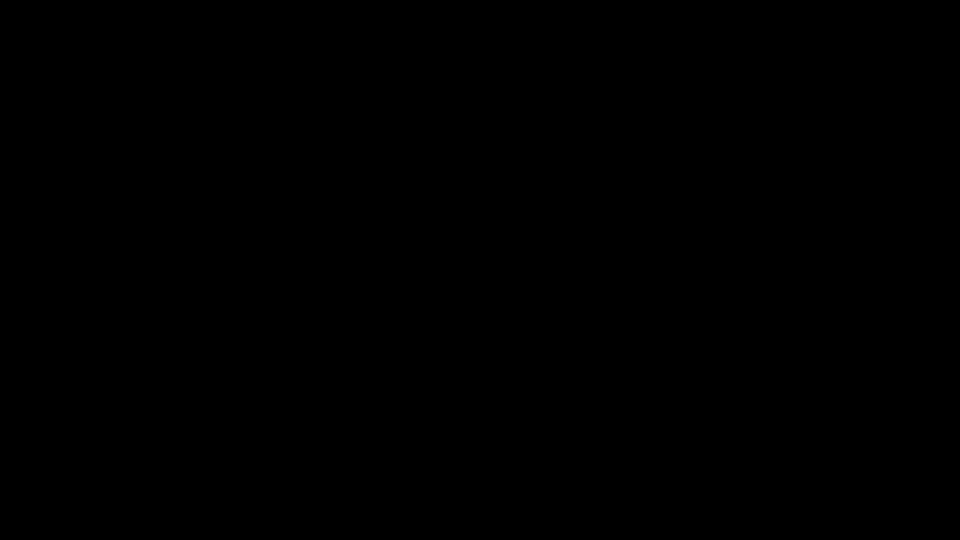
Frame 1 (no input)
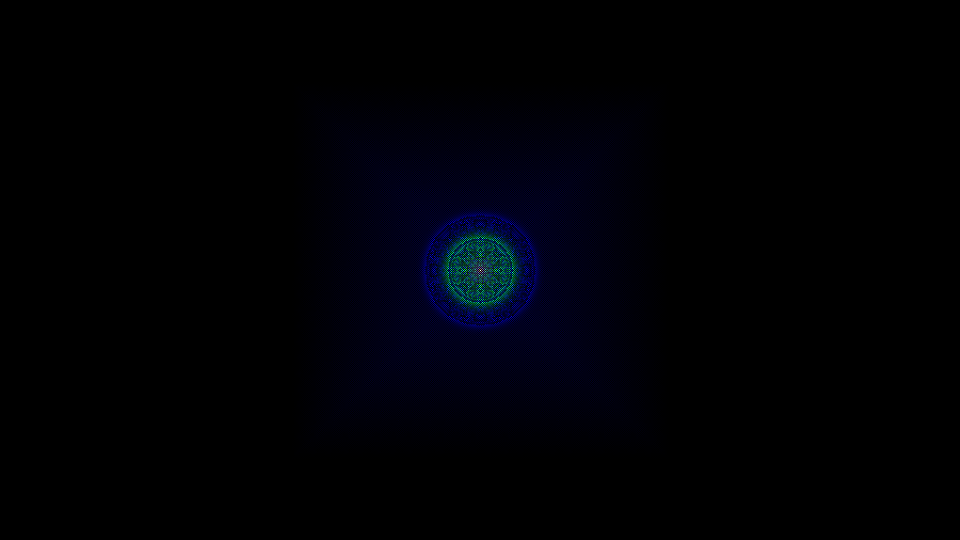
Frame 60 (the mouse pressed at the canvas centre just before this capture)
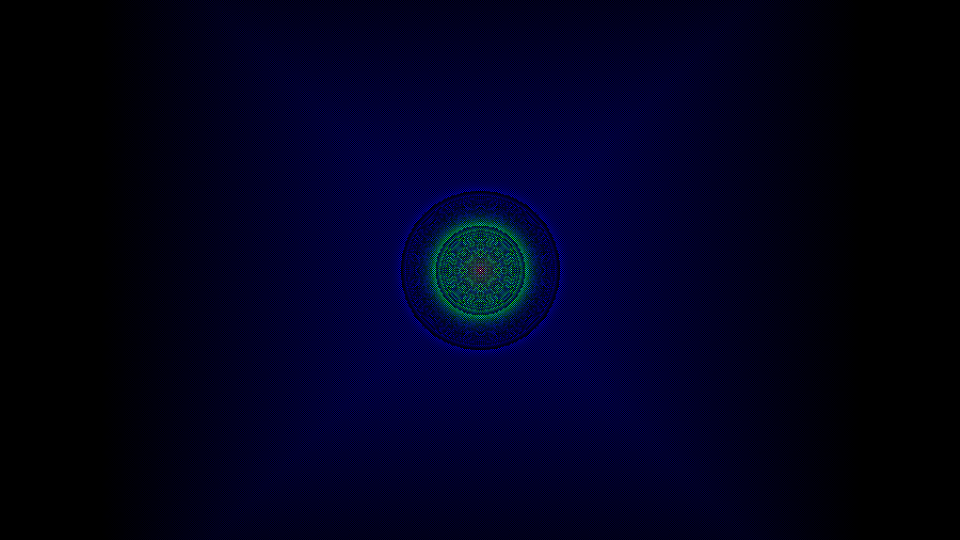
Frame 120 (the mouse held since frame 60 and released just before this capture)

The Processing sketch that drew these frames (run headless with seeded random() and noise(); from frame 60 on, the mouse is pressed at the canvas centre):

// Processing sketch: averagingGridSingle
// ── averagingGridSingle.pde
//300 #000000 #FFFFFF constants
//500 #000000 #FFFFFF constants
//300 #000000 #FFFFFF constants (it < 500)
//300 


int[][] pix = new int[900][(int)(900.0*(540.0/960.0))];
int[][] constants = new int[1][2];
int START_COL = #000000;
int CONST_COL = #FFFFFF;

void setup(){
  size(960, 540);
  background(0);
  noStroke(); 
  

  for(int i = 0; i < pix.length; i++){
    for(int j = 0; j < pix[0].length; j++){
      pix[i][j] = START_COL;
    }
  }
  
  for(int i = 0; i < constants.length; i++){
    constants[i][0] = (int)(pix.length/2.0);
    constants[i][1] = (int)(pix[0].length/2.0);
  }
}
int it = 0;
void draw(){
  
  DrawGrid(pix);
  
  for(int i = 0; i < 3; i++){
    pix = averageGrid(pix);
    if(it < 1000){
      pix = addConstants(pix, constants);
    }
    it++;
  }
  
  println(it);
  println(frameRate);
}

int[][] addConstants(int[][] grid, int[][] consts){
  for(int i = 0; i < consts.length; i++){
    grid[consts[i][0]][consts[i][1]] = CONST_COL;
  }
  return grid;
}

void DrawGrid(int[][] squares){
  float wdim = width / (float)squares.length;
  float hdim = height / (float)squares[0].length;
  for(int i = 0; i < squares.length; i++){
    for(int j = 0; j < squares[0].length; j++){
      fill(squares[i][j]);
      rect(i*wdim, j*hdim, wdim, hdim);
    }
  }
}

int[][] averageGrid(int[][] grid){
  int[][] newGrid = new int[grid.length][grid[0].length];
  for(int i = 0; i < grid.length; i++){
    for(int j = 0; j < grid[0].length; j++){
      int sum = 0;
      int num = 0;
      //if(i-1 > 0){
      //  sum += grid[i-1][j];
      //  num++;
      //}
      //if(i+1 < grid.length){
      //  sum += grid[i+1][j];
      //  num++;
      //}
      //if(j-1 > 0){
      //  sum += grid[i][j-1];
      //  num++;
      //}
      //if(j+1 < grid[0].length){
      //  sum += grid[i][j+1];
      //  num++;
      //}
      
      //diagonals
      if(i-1 > 0 && j-1 > 0){
        sum += grid[i-1][j-1];
        num++;
      }
      if(i+1 < grid.length && j+1 < grid[0].length){
        sum += grid[i+1][j+1];
        num++;
      }
      if(j-1 > 0 && i+1 < grid.length){
        sum += grid[i+1][j-1];
        num++;
      }
      if(j+1 < grid[0].length && i-1 > 0){
        sum += grid[i-1][j+1];
        num++;
      }
      
      newGrid[i][j] = sum / num;
      
    }
  }
  
  return newGrid;
}
